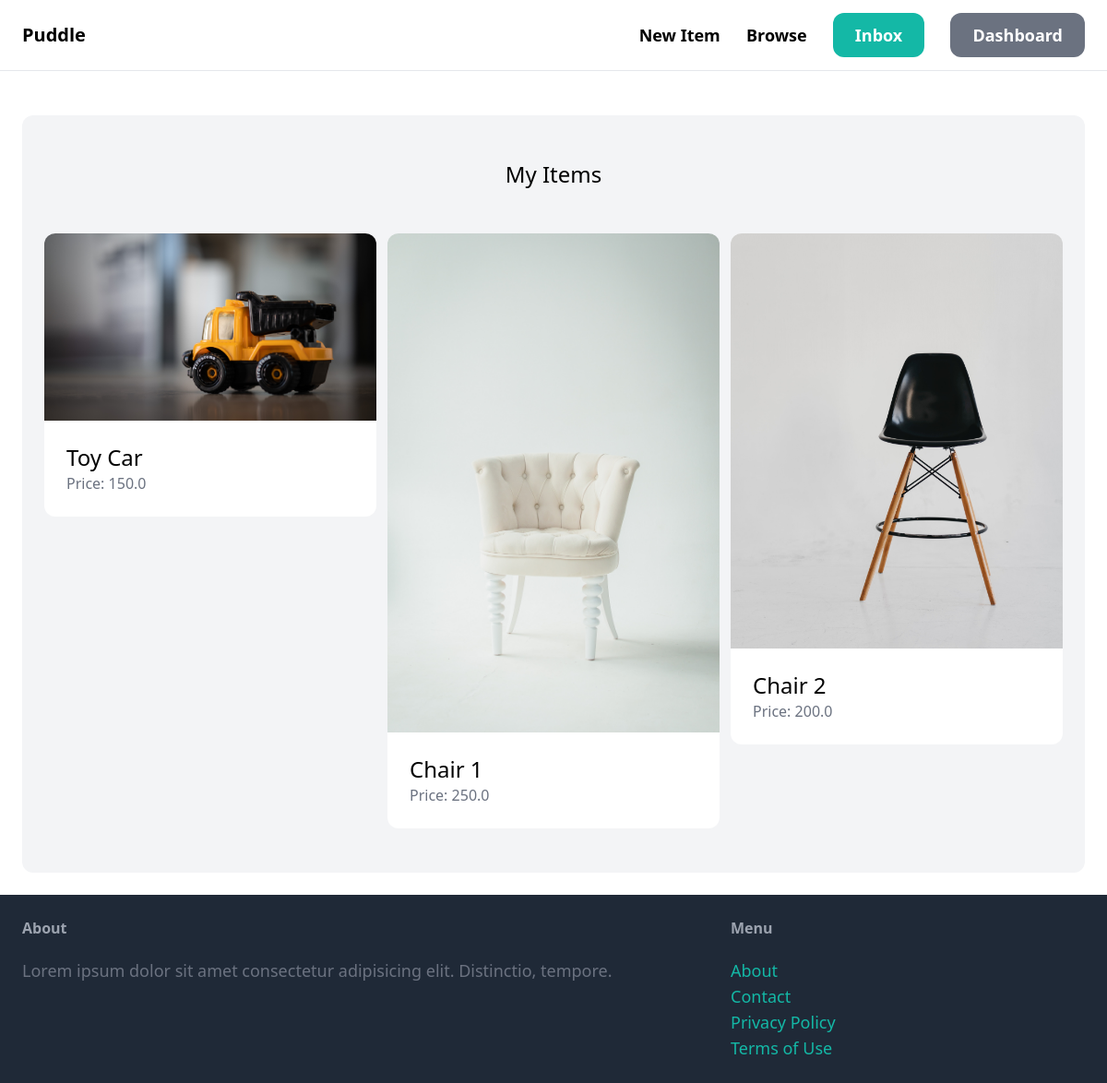
The app's page /dashboard/ (signed in) with its own data.
### item/models.py (models this page shows, shortened)
class Item(models.Model):
    category = models.ForeignKey(Category, related_name='items',on_delete=models.CASCADE)
    name = models.CharField(max_length=200)
    description = models.TextField(blank=True,null=True)
    price = models.FloatField()
    image = models.ImageField(upload_to='item_images',blank=True,null=True)
    is_sold = models.BooleanField(default=False)
    created_by = models.ForeignKey(User,related_name='items',on_delete=models.CASCADE)
    created_at = models.DateTimeField(auto_now=True)

### dashboard/views.py (the view)
# urls.py: path("", views.index, name="index"),
@login_required
def index(request):
    items = Item.objects.filter(created_by = request.user)
    return render(request,'dashboard/index.html',{"items":items,})

### dashboard/templates/dashboard/index.html (shortened to what this page needs)
{% extends 'core/base.html' %}
{% block content %}
    <div class="mt-6 px-6 py-12 bg-gray-100 rounded-xl">
        <h2 class="mb-12 text-2xl text-center">My Items</h2>
        <div class="grid grid-cols-3 gap-3">
            {% for item in items %}
                <div>
                    <a href="{% url 'item:detail' item.id %}">
                        <div>
                            <img src="{{ item.image.url }}" class="rounded-t-xl">
                        </div>
                        <div class="p-6 bg-white rounded-b-xl">
                            <h2 class="text-2xl">{{ item.name }}</h2>
                            <p class="text-gray-500">Price: {{ item.price }}</p>
                        </div>
                    </a>
                </div>
            {% endfor %}
        </div>
    </div>
{% endblock %}

### records on screen
Item: image (picture), name "Toy Car", price "150.0"
Item: image (picture), name "Chair 1", price "250.0"
Item: image (picture), name "Chair 2", price "200.0"
